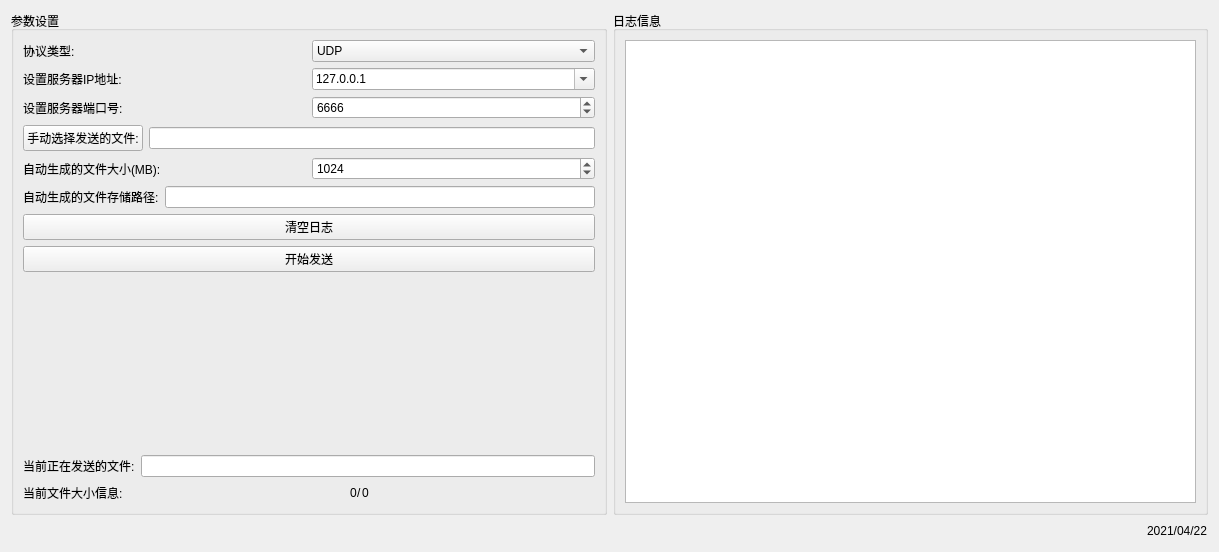
<?xml version="1.0" encoding="UTF-8"?>
<ui version="4.0">
 <class>Widget</class>
 <widget class="QWidget" name="Widget">
  <property name="geometry">
   <rect>
    <x>0</x>
    <y>0</y>
    <width>1219</width>
    <height>552</height>
   </rect>
  </property>
  <property name="windowTitle">
   <string>Widget</string>
  </property>
  <layout class="QVBoxLayout" name="verticalLayout_3">
   <item>
    <layout class="QHBoxLayout" name="horizontalLayout_6">
     <item>
      <widget class="QGroupBox" name="groupBox">
       <property name="title">
        <string>参数设置</string>
       </property>
       <layout class="QVBoxLayout" name="verticalLayout_2">
        <item>
         <layout class="QHBoxLayout" name="horizontalLayout">
          <item>
           <widget class="QLabel" name="label_agreement_type">
            <property name="text">
             <string>协议类型:</string>
            </property>
           </widget>
          </item>
          <item>
           <widget class="QComboBox" name="comboBox">
            <item>
             <property name="text">
              <string>UDP</string>
             </property>
            </item>
           </widget>
          </item>
         </layout>
        </item>
        <item>
         <layout class="QHBoxLayout" name="horizontalLayout_3">
          <item>
           <widget class="QLabel" name="label_ip_addr">
            <property name="text">
             <string>设置服务器IP地址:</string>
            </property>
           </widget>
          </item>
          <item>
           <widget class="QComboBox" name="comboBox_ip_addr">
            <property name="editable">
             <bool>true</bool>
            </property>
            <item>
             <property name="text">
              <string>127.0.0.1</string>
             </property>
            </item>
           </widget>
          </item>
         </layout>
        </item>
        <item>
         <layout class="QHBoxLayout" name="horizontalLayout_2">
          <item>
           <widget class="QLabel" name="label_port">
            <property name="text">
             <string>设置服务器端口号:</string>
            </property>
           </widget>
          </item>
          <item>
           <widget class="QSpinBox" name="spinBox_port">
            <property name="minimum">
             <number>1024</number>
            </property>
            <property name="maximum">
             <number>65535</number>
            </property>
            <property name="value">
             <number>6666</number>
            </property>
           </widget>
          </item>
         </layout>
        </item>
        <item>
         <layout class="QHBoxLayout" name="horizontalLayout_5">
          <item>
           <widget class="QPushButton" name="pushButton_select_rx_file_path">
            <property name="text">
             <string>手动选择发送的文件:</string>
            </property>
           </widget>
          </item>
          <item>
           <widget class="QLineEdit" name="lineEdit_send_file_save_path"/>
          </item>
         </layout>
        </item>
        <item>
         <layout class="QHBoxLayout" name="horizontalLayout_4">
          <item>
           <widget class="QLabel" name="label">
            <property name="text">
             <string>自动生成的文件大小(MB):</string>
            </property>
           </widget>
          </item>
          <item>
           <widget class="QSpinBox" name="spinBox_auto_create_file_size">
            <property name="minimum">
             <number>1</number>
            </property>
            <property name="maximum">
             <number>999999999</number>
            </property>
            <property name="value">
             <number>1024</number>
            </property>
           </widget>
          </item>
         </layout>
        </item>
        <item>
         <layout class="QHBoxLayout" name="horizontalLayout_7">
          <item>
           <widget class="QLabel" name="label_2">
            <property name="text">
             <string>自动生成的文件存储路径:</string>
            </property>
           </widget>
          </item>
          <item>
           <widget class="QLineEdit" name="lineEdit_auto_create_file_path">
            <property name="readOnly">
             <bool>true</bool>
            </property>
           </widget>
          </item>
         </layout>
        </item>
        <item>
         <widget class="QPushButton" name="pushButton_save_log">
          <property name="text">
           <string>清空日志</string>
          </property>
         </widget>
        </item>
        <item>
         <widget class="QPushButton" name="pushButton_start_udp">
          <property name="text">
           <string>开始发送</string>
          </property>
         </widget>
        </item>
        <item>
         <spacer name="verticalSpacer">
          <property name="orientation">
           <enum>Qt::Vertical</enum>
          </property>
          <property name="sizeHint" stdset="0">
           <size>
            <width>20</width>
            <height>40</height>
           </size>
          </property>
         </spacer>
        </item>
        <item>
         <layout class="QHBoxLayout" name="horizontalLayout_8">
          <item>
           <widget class="QLabel" name="label_5">
            <property name="text">
             <string>当前正在发送的文件:</string>
            </property>
           </widget>
          </item>
          <item>
           <widget class="QLineEdit" name="lineEdit_recv_file_name"/>
          </item>
         </layout>
        </item>
        <item>
         <layout class="QHBoxLayout" name="horizontalLayout_13">
          <property name="spacing">
           <number>0</number>
          </property>
          <item>
           <widget class="QLabel" name="label_6">
            <property name="text">
             <string>当前文件大小信息:</string>
            </property>
           </widget>
          </item>
          <item>
           <spacer name="horizontalSpacer">
            <property name="orientation">
             <enum>Qt::Horizontal</enum>
            </property>
            <property name="sizeHint" stdset="0">
             <size>
              <width>40</width>
              <height>20</height>
             </size>
            </property>
           </spacer>
          </item>
          <item>
           <widget class="QLabel" name="label_recv_byte">
            <property name="text">
             <string>0</string>
            </property>
           </widget>
          </item>
          <item>
           <widget class="QLabel" name="label_9">
            <property name="text">
             <string>/</string>
            </property>
           </widget>
          </item>
          <item>
           <widget class="QLabel" name="label_Total_Byte">
            <property name="text">
             <string>0</string>
            </property>
           </widget>
          </item>
          <item>
           <spacer name="horizontalSpacer_2">
            <property name="orientation">
             <enum>Qt::Horizontal</enum>
            </property>
            <property name="sizeHint" stdset="0">
             <size>
              <width>40</width>
              <height>20</height>
             </size>
            </property>
           </spacer>
          </item>
         </layout>
        </item>
       </layout>
      </widget>
     </item>
     <item>
      <widget class="QGroupBox" name="groupBox_2">
       <property name="title">
        <string>日志信息</string>
       </property>
       <layout class="QVBoxLayout" name="verticalLayout">
        <item>
         <widget class="QPlainTextEdit" name="plainTextEdit_log">
          <property name="enabled">
           <bool>true</bool>
          </property>
          <property name="documentTitle">
           <string/>
          </property>
          <property name="readOnly">
           <bool>true</bool>
          </property>
         </widget>
        </item>
       </layout>
      </widget>
     </item>
    </layout>
   </item>
   <item>
    <layout class="QHBoxLayout" name="horizontalLayout_11">
     <item>
      <spacer name="horizontalSpacer_5">
       <property name="orientation">
        <enum>Qt::Horizontal</enum>
       </property>
       <property name="sizeHint" stdset="0">
        <size>
         <width>40</width>
         <height>20</height>
        </size>
       </property>
      </spacer>
     </item>
     <item>
      <widget class="QLabel" name="label_current_time">
       <property name="text">
        <string>2021/04/22</string>
       </property>
      </widget>
     </item>
    </layout>
   </item>
  </layout>
 </widget>
 <resources/>
 <connections/>
</ui>
